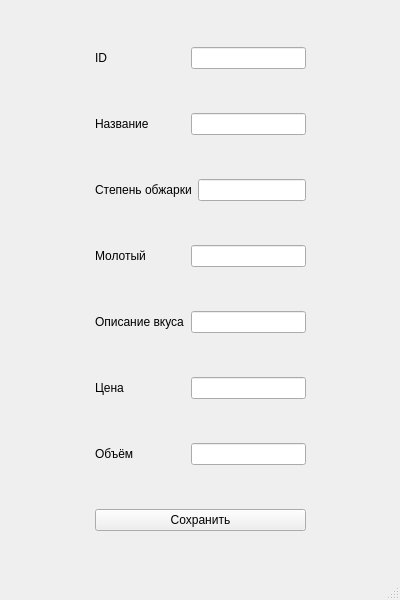
<?xml version="1.0" encoding="UTF-8"?>
<ui version="4.0">
 <class>MainWindow</class>
 <widget class="QMainWindow" name="MainWindow">
  <property name="geometry">
   <rect>
    <x>0</x>
    <y>0</y>
    <width>400</width>
    <height>600</height>
   </rect>
  </property>
  <property name="windowTitle">
   <string>Добавить / редактировать учётную запись</string>
  </property>
  <widget class="QWidget" name="centralwidget">
   <layout class="QHBoxLayout" name="horizontalLayout">
    <item>
     <spacer name="horizontalSpacer">
      <property name="orientation">
       <enum>Qt::Horizontal</enum>
      </property>
      <property name="sizeHint" stdset="0">
       <size>
        <width>66</width>
        <height>20</height>
       </size>
      </property>
     </spacer>
    </item>
    <item>
     <layout class="QVBoxLayout" name="verticalLayout">
      <item>
       <layout class="QHBoxLayout" name="horizontalLayout_16">
        <item>
         <widget class="QLabel" name="label_14">
          <property name="minimumSize">
           <size>
            <width>90</width>
            <height>0</height>
           </size>
          </property>
          <property name="text">
           <string>ID</string>
          </property>
         </widget>
        </item>
        <item>
         <widget class="QLineEdit" name="idEdit"/>
        </item>
       </layout>
      </item>
      <item>
       <layout class="QHBoxLayout" name="horizontalLayout_14">
        <item>
         <widget class="QLabel" name="label_12">
          <property name="minimumSize">
           <size>
            <width>90</width>
            <height>0</height>
           </size>
          </property>
          <property name="text">
           <string>Название</string>
          </property>
         </widget>
        </item>
        <item>
         <widget class="QLineEdit" name="nameEdit"/>
        </item>
       </layout>
      </item>
      <item>
       <layout class="QHBoxLayout" name="horizontalLayout_12">
        <item>
         <widget class="QLabel" name="label_10">
          <property name="minimumSize">
           <size>
            <width>90</width>
            <height>0</height>
           </size>
          </property>
          <property name="text">
           <string>Степень обжарки</string>
          </property>
         </widget>
        </item>
        <item>
         <widget class="QLineEdit" name="roastLevelEdit"/>
        </item>
       </layout>
      </item>
      <item>
       <layout class="QHBoxLayout" name="horizontalLayout_9">
        <item>
         <widget class="QLabel" name="label_8">
          <property name="minimumSize">
           <size>
            <width>90</width>
            <height>0</height>
           </size>
          </property>
          <property name="text">
           <string>Молотый</string>
          </property>
         </widget>
        </item>
        <item>
         <widget class="QLineEdit" name="groundEdit"/>
        </item>
       </layout>
      </item>
      <item>
       <layout class="QHBoxLayout" name="horizontalLayout_15">
        <item>
         <widget class="QLabel" name="label_13">
          <property name="minimumSize">
           <size>
            <width>90</width>
            <height>0</height>
           </size>
          </property>
          <property name="text">
           <string>Описание вкуса</string>
          </property>
         </widget>
        </item>
        <item>
         <widget class="QLineEdit" name="flavorDescriptionEdit"/>
        </item>
       </layout>
      </item>
      <item>
       <layout class="QHBoxLayout" name="horizontalLayout_13">
        <item>
         <widget class="QLabel" name="label_11">
          <property name="minimumSize">
           <size>
            <width>90</width>
            <height>0</height>
           </size>
          </property>
          <property name="text">
           <string>Цена</string>
          </property>
         </widget>
        </item>
        <item>
         <widget class="QLineEdit" name="priceEdit"/>
        </item>
       </layout>
      </item>
      <item>
       <layout class="QHBoxLayout" name="horizontalLayout_10">
        <item>
         <widget class="QLabel" name="label_9">
          <property name="minimumSize">
           <size>
            <width>90</width>
            <height>0</height>
           </size>
          </property>
          <property name="text">
           <string>Объём</string>
          </property>
         </widget>
        </item>
        <item>
         <widget class="QLineEdit" name="packageVolumeEdit"/>
        </item>
       </layout>
      </item>
      <item>
       <layout class="QHBoxLayout" name="horizontalLayout_11">
        <item>
         <widget class="QPushButton" name="saveButton">
          <property name="text">
           <string>Сохранить</string>
          </property>
         </widget>
        </item>
       </layout>
      </item>
     </layout>
    </item>
    <item>
     <spacer name="horizontalSpacer_2">
      <property name="orientation">
       <enum>Qt::Horizontal</enum>
      </property>
      <property name="sizeHint" stdset="0">
       <size>
        <width>65</width>
        <height>20</height>
       </size>
      </property>
     </spacer>
    </item>
   </layout>
  </widget>
  <widget class="QMenuBar" name="menubar">
   <property name="geometry">
    <rect>
     <x>0</x>
     <y>0</y>
     <width>400</width>
     <height>21</height>
    </rect>
   </property>
  </widget>
  <widget class="QStatusBar" name="statusbar"/>
 </widget>
 <resources/>
 <connections/>
</ui>
